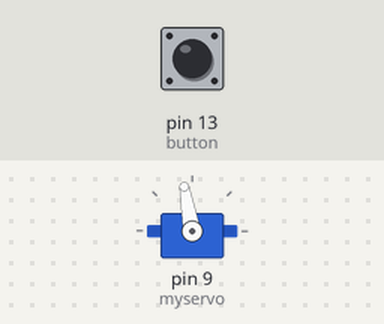
A sketch run on a simulated Arduino Uno, built with avr-gcc and run on an emulated ATmega328P. On the bench: servo. Inputs (shaded band) come from the test bench; at power-on: pin 13 (button) HIGH.

Above: at 0.05 s.
Timing chart, 0 to 6.9 s (numbered marks = the images above):
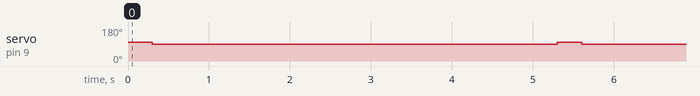

Measured:
- by itself, servo on pin 9 (myservo): alternates 100° for 0.30 s and 90° for 5.0 s

The sketch:

TimeLapseWave.ino
```cpp
#include <Servo.h>
Servo myservo;  // create servo object to control a servo
const int button = 13; //we are attaching a button to pin 13 to choose which shooting mode we'll use

//Define wave variables
float x = 0.1; // x starting point (I don't want to start at 0 and have anyone divide by 0 to avoid errors)
float increment = 0.1; // each time the program loops it will increment x by 0.1 (will give us a smoother wave)
int amplitude = 4; // maximum peak (times 10) in seconds seconds (add your minimum to get the final value)
float minValue = 0.5; // minimun value
int frequency = 2; // distance between waves
int coeficient= 8; // sin will be elevated to this

void setup() {
  myservo.attach(9);  // attaches the servo on pin 9 to the servo object
  pinMode(button,INPUT);
}

void loop() {
  float val;
  if(digitalRead(button) == 0){ //button off, select timeWaveMode
    val = timeWaveMode();
  } else {
    val = timeFlatMode(); //button on, select timeFlatMode
  }
  myservo.write(100); //rotate Servo to 100 degrees (press shutter)
  delay(300); //wait 0.3 seconds
  myservo.write(90); //rotate back to 90 degrees (release shutter)
  delay(val); //wait Y seconds
}

float timeWaveMode(){
  float val = (pow(sin(x/frequency),8) * amplitude + minValue) * 10; //calculate the Y axis (time)
  val = val * 1000; //turn it into milliseconds
  x += increment; //Increment x by 0.1
  return val;
}

float timeFlatMode(){
  return 5000.00; //will always return 5 seconds.
}
```
